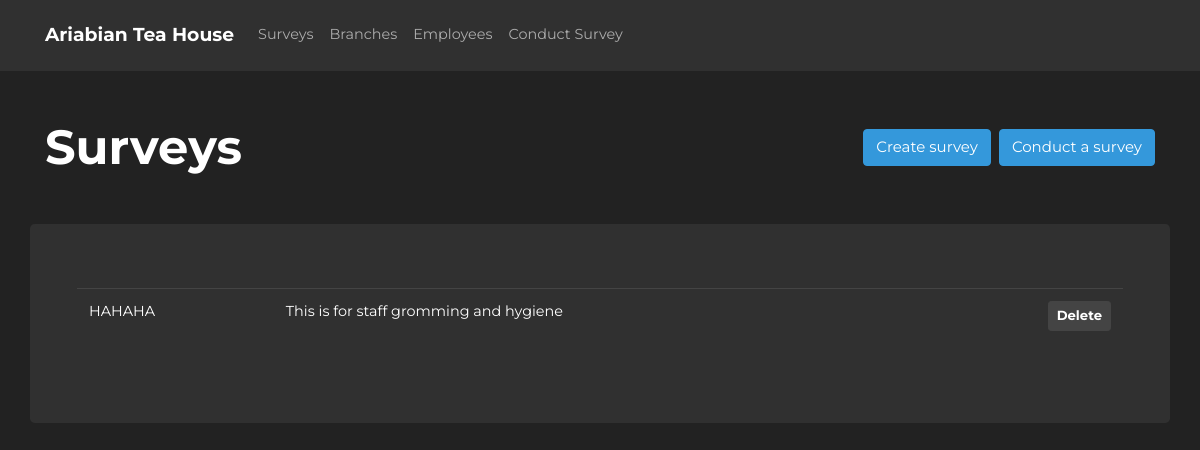
The app's page /surveys/, older data.
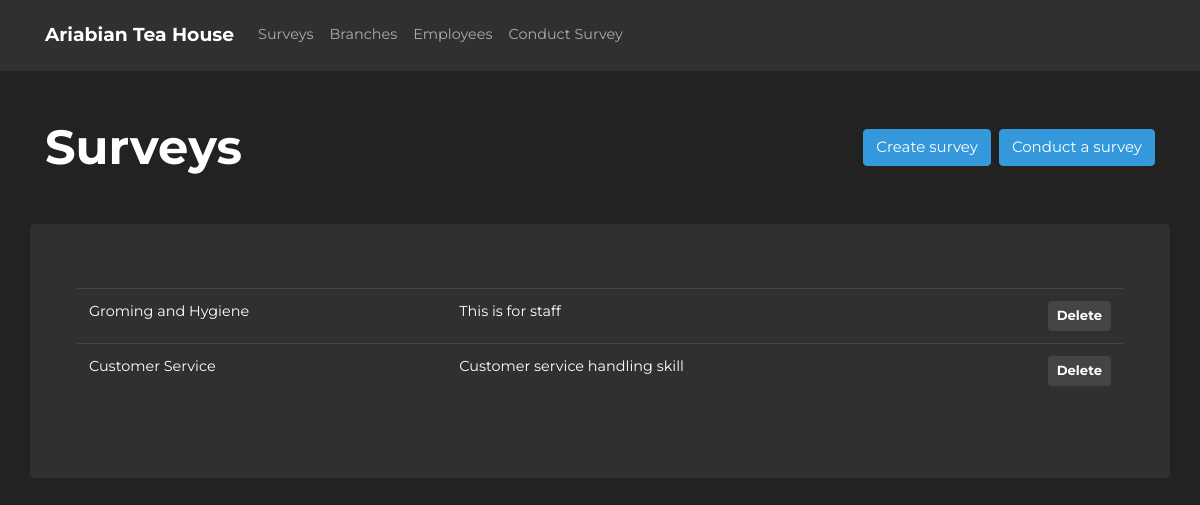
The same page, newer data.
### athsurveyapp/models/models.py (models this page shows, shortened)
class Survey(db.Model):
    __tablename__ = "survey"
    id = db.Column(db.Integer, primary_key=True)
    name = db.Column(db.String(255), nullable=False)
    description = db.Column(db.String(64), nullable=False)
    date_created = db.Column(db.DateTime(timezone=True), server_default=func.now())
    last_updated = db.Column(db.DateTime(timezone=True), onupdate=func.now())
    question_types = db.relationship(
        "QuestionType", backref="survey", cascade="all, delete-orphan"
    )

### athsurveyapp/blueprints/survey/views.py (the view)
@survey_page.route("/", methods=["GET"])
def survey_index():
    surveys = Survey.query.all()
    return render_template("surveys.html", surveys=surveys)

### athsurveyapp/blueprints/survey/templates/surveys.html (shortened to what this page needs)
{% extends 'layouts/base.html' %} {% block title %}ATH - Survey{% endblock %}  {%
block body %}
<div class="container">
  <div class="row justify-content-center align-items-center">
    <div class="col-6">
      <h1 class="m-0 font-weight-bold">Surveys</h1>
    </div>
    <div class="col-6">
      <a href="#" class="btn btn-info float-right">Conduct a survey</a>
      <a
        href="{{url_for('survey_page.create_survey')}}"
        class="btn btn-info float-right mr-2"
        >Create survey</a
      >
    </div>
  </div>
  <div class="row mt-5 jumbotron">
    <div class="col-12">
      {% if surveys %}
      <table class="table table-hover">
        <tbody>
          {% for survey in surveys %}
          <tr
            class="clickable-row"
            data-href="{{ survey.id }}"
            data-surveyid="{{survey.id}}"
          >
            <td>{{ survey.name }}</td>
            <td>{{ survey.description }}</td>
            <td>
              <button
                class="
                  btn btn-secondary btn-sm
                  font-weight-bold
                  float-right
                  delete-survey-modal
                "
                data-toggle="modal"
                data-target="#deleteSurveyFormModal"
              >
                Delete
              </button>
            </td>
          </tr>
          {% endfor %}
        </tbody>
      </table>
      {%else%}
      <p class="font-weight-bold text-muted text-center m-0">No surveys</p>
      {% endif %}
    </div>
  </div>
</div>
{% endblock %}

Row changes from the older to the newer data that the page shows:
removed Survey: name "HAHAHA", description "This is for staff gromming and hygiene"
added Survey: name "Groming and Hygiene", description "This is for staff"
added Survey: name "Customer Service", description "Customer service handling skill"
